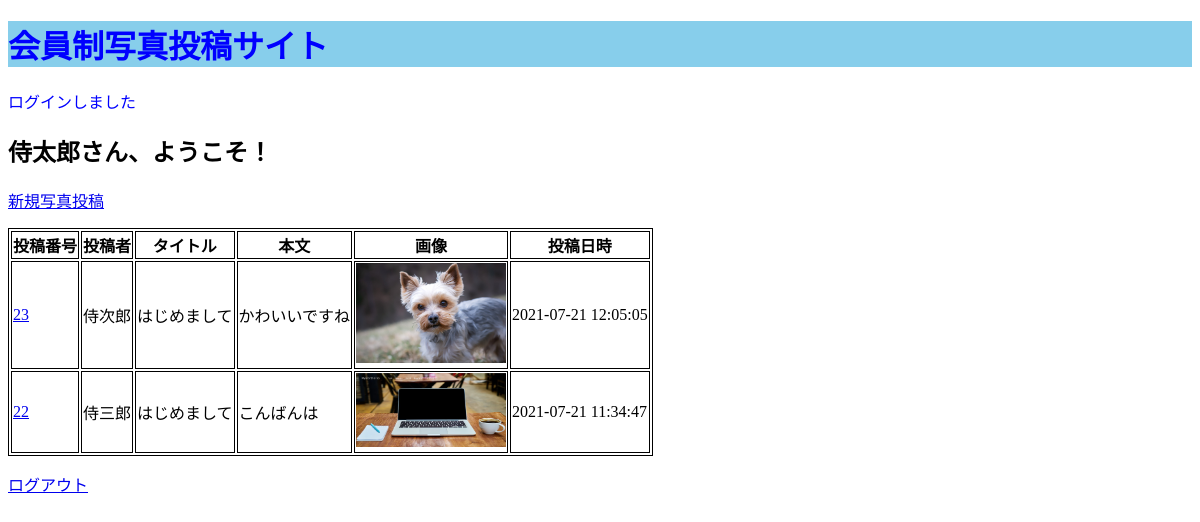
/bbs/top.php (signed in), run on the app's committed database.
### tables this page shows
CREATE TABLE `posts` (
  `id` int(11) NOT NULL AUTO_INCREMENT,
  `user_id` int(11) NOT NULL,
  `title` varchar(255) NOT NULL,
  `content` varchar(255) NOT NULL,
  `image` varchar(255) NOT NULL,
  `created_at` timestamp NOT NULL DEFAULT CURRENT_TIMESTAMP ON UPDATE CURRENT_TIMESTAMP,
  PRIMARY KEY (`id`),
  KEY `user_id` (`user_id`),
  CONSTRAINT `posts_ibfk_1` FOREIGN KEY (`user_id`) REFERENCES `users` (`id`) ON DELETE CASCADE ON UPDATE CASCADE
);

CREATE TABLE `users` (
  `id` int(11) NOT NULL AUTO_INCREMENT,
  `name` varchar(255) NOT NULL,
  `email` varchar(255) NOT NULL,
  `password` varchar(255) NOT NULL,
  `admin_flag` int(11) NOT NULL,
  `created_at` timestamp NOT NULL DEFAULT CURRENT_TIMESTAMP,
  `updated_at` timestamp NOT NULL DEFAULT '0000-00-00 00:00:00',
  PRIMARY KEY (`id`),
  UNIQUE KEY `email` (`email`)
);

### bbs/top.php (called while the page is built, shortened)
<?php
    $login_user = $_SESSION['login_user'];
    $flash_message = $_SESSION['flash_message'];
    $posts = Post::all();
    include_once 'views/top_view.php';

### bbs/models/Post.php (called while the page is built, shortened)
<?php
    class Post extends Model{
        public static function all(){
            try {
                $pdo = self::get_connection();
                $stmt = $pdo->query('SELECT posts.id, users.name, posts.title, posts.content, posts.image, posts.created_at FROM posts JOIN users ON posts.user_id = users.id ORDER BY posts.id desc');
                $stmt->setFetchMode(PDO::FETCH_CLASS|PDO::FETCH_PROPS_LATE, 'Post');
                $posts = $stmt->fetchAll();
                return $posts;
            } catch (PDOException $e) {
                return 'PDO exception: ' . $e->getMessage();
            }
        }
    }

### bbs/views/top_view.php (the view, shortened to what this page needs)
<!DOCTYPE html>
<html lang="ja">
    <head>
        <link rel="stylesheet" href="style.css">
    </head>
    <body>
        <h1>会員制写真投稿サイト</h1>
        <?php if($flash_message !== null): ?>
        <P class="message"><?= $flash_message ?></P>
        <?php endif; ?>
        <h2><?= $login_user->name ?>さん、ようこそ！</h2>
        <p><a href="post_create.php">新規写真投稿</a></p>
        <?php if(count($posts)=== 0): ?>
        <P>まだ投稿は1件もありません</P>
        <?php else: ?>
        <table>
            <tr>
                <th>投稿番号</th>
                <th>投稿者</th>
                <th>タイトル</th>
                <th>本文</th>
                <th>画像</th>
                <th>投稿日時</th>
            </tr>
            <?php foreach($posts as $post): ?>
            <tr>
                <td><a href="show.php?id=<?= $post->id ?>"><?= $post->id ?></a></td>
                <td><?= $post->name ?></td>
                <td><?= $post->title ?></td>
                <td><?= $post->content ?></td>
                <td><img src="upload/<?= $post->image ?>" alt="<?= $post->image ?>"></td>
                <td><?= $post->created_at ?></td>
            </tr>
            <?php endforeach; ?>
        </table>
        <?php endif; ?>
        <p><a href="logout.php">ログアウト</a></p>
    </body>
</html>

### bbs/style.css (style rules this page uses)
h1 { color: blue; background-color: skyblue; }
.message { color: blue; }
table, tr, th, td { border: solid 1px; }
td img { width: 150px; }

### data on the page
posts: id "23", user.name "侍次郎", title "はじめまして", content "かわいいですね", image (picture), created_at "2021-07-21 12:05:05"
posts: id "22", user.name "侍三郎", title "はじめまして", content "こんばんは", image (picture), created_at "2021-07-21 11:34:47"

### other printed values
$flash_message "ログインしました"
$login_user->name "侍太郎"
